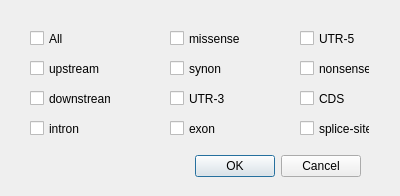
<?xml version="1.0" encoding="UTF-8"?>
<ui version="4.0">
 <class>RelationshipFilter</class>
 <widget class="QDialog" name="RelationshipFilter">
  <property name="geometry">
   <rect>
    <x>0</x>
    <y>0</y>
    <width>400</width>
    <height>196</height>
   </rect>
  </property>
  <property name="windowTitle">
   <string>RelationshipFilter</string>
  </property>
  <widget class="QDialogButtonBox" name="buttonBox">
   <property name="geometry">
    <rect>
     <x>20</x>
     <y>150</y>
     <width>341</width>
     <height>32</height>
    </rect>
   </property>
   <property name="orientation">
    <enum>Qt::Horizontal</enum>
   </property>
   <property name="standardButtons">
    <set>QDialogButtonBox::Cancel|QDialogButtonBox::Ok</set>
   </property>
  </widget>
  <widget class="QCheckBox" name="checkBox_all">
   <property name="geometry">
    <rect>
     <x>30</x>
     <y>30</y>
     <width>70</width>
     <height>17</height>
    </rect>
   </property>
   <property name="text">
    <string>All</string>
   </property>
  </widget>
  <widget class="QCheckBox" name="checkBox_upstream">
   <property name="geometry">
    <rect>
     <x>30</x>
     <y>60</y>
     <width>70</width>
     <height>17</height>
    </rect>
   </property>
   <property name="text">
    <string>upstream</string>
   </property>
  </widget>
  <widget class="QCheckBox" name="checkBox_downstream">
   <property name="geometry">
    <rect>
     <x>30</x>
     <y>90</y>
     <width>81</width>
     <height>17</height>
    </rect>
   </property>
   <property name="text">
    <string>downstream</string>
   </property>
  </widget>
  <widget class="QCheckBox" name="checkBox_intron">
   <property name="geometry">
    <rect>
     <x>30</x>
     <y>120</y>
     <width>70</width>
     <height>17</height>
    </rect>
   </property>
   <property name="text">
    <string>intron</string>
   </property>
  </widget>
  <widget class="QCheckBox" name="checkBox_missense">
   <property name="geometry">
    <rect>
     <x>170</x>
     <y>30</y>
     <width>70</width>
     <height>17</height>
    </rect>
   </property>
   <property name="text">
    <string>missense</string>
   </property>
  </widget>
  <widget class="QCheckBox" name="checkBox_synon">
   <property name="geometry">
    <rect>
     <x>170</x>
     <y>60</y>
     <width>70</width>
     <height>17</height>
    </rect>
   </property>
   <property name="text">
    <string>synon</string>
   </property>
  </widget>
  <widget class="QCheckBox" name="checkBox_UTR3">
   <property name="geometry">
    <rect>
     <x>170</x>
     <y>90</y>
     <width>70</width>
     <height>17</height>
    </rect>
   </property>
   <property name="text">
    <string>UTR-3</string>
   </property>
  </widget>
  <widget class="QCheckBox" name="checkBox_exon">
   <property name="geometry">
    <rect>
     <x>170</x>
     <y>120</y>
     <width>70</width>
     <height>17</height>
    </rect>
   </property>
   <property name="text">
    <string>exon</string>
   </property>
  </widget>
  <widget class="QCheckBox" name="checkBox_UTR5">
   <property name="geometry">
    <rect>
     <x>300</x>
     <y>30</y>
     <width>70</width>
     <height>17</height>
    </rect>
   </property>
   <property name="text">
    <string>UTR-5</string>
   </property>
  </widget>
  <widget class="QCheckBox" name="checkBox_nonsense">
   <property name="geometry">
    <rect>
     <x>300</x>
     <y>60</y>
     <width>70</width>
     <height>17</height>
    </rect>
   </property>
   <property name="text">
    <string>nonsense</string>
   </property>
  </widget>
  <widget class="QCheckBox" name="checkBox_CDS">
   <property name="geometry">
    <rect>
     <x>300</x>
     <y>90</y>
     <width>70</width>
     <height>17</height>
    </rect>
   </property>
   <property name="text">
    <string>CDS</string>
   </property>
  </widget>
  <widget class="QCheckBox" name="checkBox_spicesite">
   <property name="geometry">
    <rect>
     <x>300</x>
     <y>120</y>
     <width>70</width>
     <height>17</height>
    </rect>
   </property>
   <property name="text">
    <string>splice-site</string>
   </property>
  </widget>
 </widget>
 <resources/>
 <connections>
  <connection>
   <sender>buttonBox</sender>
   <signal>accepted()</signal>
   <receiver>RelationshipFilter</receiver>
   <slot>accept()</slot>
   <hints>
    <hint type="sourcelabel">
     <x>248</x>
     <y>254</y>
    </hint>
    <hint type="destinationlabel">
     <x>157</x>
     <y>274</y>
    </hint>
   </hints>
  </connection>
  <connection>
   <sender>buttonBox</sender>
   <signal>rejected()</signal>
   <receiver>RelationshipFilter</receiver>
   <slot>reject()</slot>
   <hints>
    <hint type="sourcelabel">
     <x>316</x>
     <y>260</y>
    </hint>
    <hint type="destinationlabel">
     <x>286</x>
     <y>274</y>
    </hint>
   </hints>
  </connection>
 </connections>
</ui>
